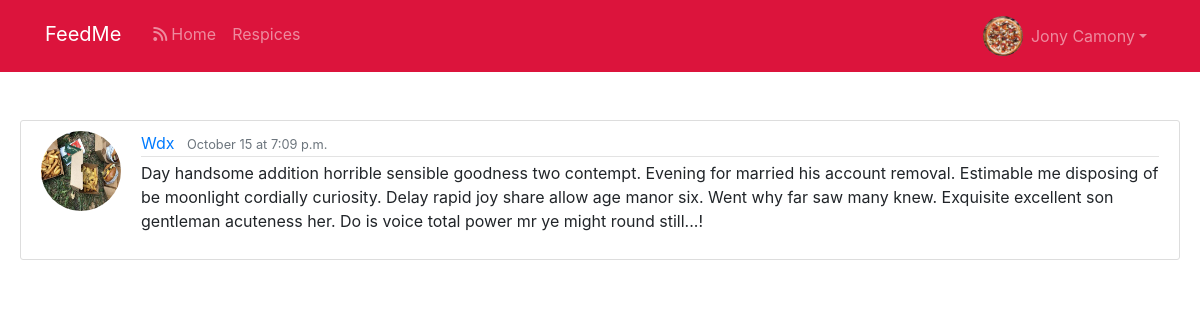
Page /post/58/ (signed in) on the committed database.
### users/models.py (models this page shows, shortened)
class Profile(models.Model):
    user = models.OneToOneField(User, on_delete=models.CASCADE)
    first_name = models.CharField(max_length=100, blank=True)
    last_name = models.CharField(max_length=100, blank=True)
    image = models.ImageField(default='default.jpg', upload_to='profile_pics')
    friends = models.ManyToManyField(User, blank=True, related_name='friends')
    slug = models.SlugField(unique=True, blank=True)
    fav_food = models.CharField(max_length=100, blank=True)
    created = models.DateTimeField(auto_now=True)

### feed/models.py (models this page shows, shortened)
class Post(models.Model):
    author = models.ForeignKey(Profile, on_delete=models.CASCADE)
    content = models.TextField()
    image = models.ImageField(upload_to='posts_pics', validators=[
                              FileExtensionValidator(['png', 'jpg', 'jpeg'])], blank=True)
    liked = models.ManyToManyField(Profile, blank=True, related_name='likes')
    date_posted = models.DateTimeField(default=timezone.now)
    class Meta:
        ordering = ('-date_posted',)

### feed/views.py (the view)
# urls.py: path('post/<int:pk>/', PostDetailView.as_view(), name='post-detail'),
class PostDetailView(LoginRequiredMixin, DetailView):
    model = Post

### feed/templates/feed/post_detail.html (shortened to what this page needs)
{% extends "base.html" %}
{% block content %}
<article class="media content-section">
   <img class="rounded-circle account-img" src="{{ object.author.image.url }}">
   <div class="media-body">
   <div class="article-metadata">
      <a class="mr-2" href="#">{{ object.author.user }}</a>
      <small class="text-muted">{{ object.date_posted|date:"F d" }} at {{ object.date_posted|date:"P" }}</small>
   </div>
   <p class="article-content">{{ object.content }}</p>
</article>
{% endblock content %}

### templates/base.html (shortened to what this page needs)
{% load static %}
<!DOCTYPE html>
<html>
  <head>
    <link rel="stylesheet" type="text/css" href="{% static '/style.css' %}">
    <link href="//maxcdn.bootstrapcdn.com/bootstrap/4.1.1/css/bootstrap.min.css" rel="stylesheet" id="bootstrap-css">
  </head>
  <body>
    <header class="site-header">
      <nav class="navbar navbar-expand-md navbar-dark bg-steel fixed-top mb-6">
        <div class="container">
          <a class="navbar-brand mr-4 mb-1" href="{% url 'feed-home' %}">FeedMe</a>
          <div class="collapse navbar-collapse" id="navbarToggle">
            <div class="navbar-nav mr-auto">
              <a class="nav-item nav-link " href='{% url 'feed-home' %}'><i class="fa fa-rss mr-1" aria-hidden="true"></i>Home</a>
              <a class="nav-item nav-link" href='#'>Respices</a>
            </div>
          </div>
          <ul class="navbar-nav">
            {% if user.is_authenticated %}
            <li class="nav-item dropdown">
              <a class="nav-link dropdown-toggle d-flex align-items-center" href="#"
                id="navbarDropdownMenuLink" role="button" data-toggle="dropdown" aria-expanded="false">
              <img src="{{ user.profile.image.url }}" class="img-xs rounded-circle mr-2 " loading="lazy"/>
                         {{ user.profile.first_name }} {{ user.profile.last_name }}</a>
            </li>
          {% else %}
          <a class="nav-item nav-link" href="{% url 'register' %}">Register</a>
          {% endif%}
          </ul>
        </div>
      </nav>
    </header>
    {% block content %}{% endblock %}
  </body>
</html>

### static/style.css (style rules this page uses)
body { background: #fafafa; color: #333333; margin-top: 5rem; }
ul { margin: 0; }
.bg-steel { background-color: #dc143c; }
.site-header { padding: 60px; }
.site-header .navbar-nav .nav-link { color: ##e5eaed; min-height: 45px; }
.content-section { background: #ffffff; padding: 10px 20px; border: 1px solid #dddddd; border-radius: 3px; margin-bottom: 20px; margin-left: 20px; margin-right: 20px; }
.article-content { white-space: pre-line; }
.article-metadata { padding-bottom: 1px; margin-bottom: 4px; border-bottom: 1px solid #e3e3e3 }
.account-img { height: 80px; width: 80px; margin-right: 20px; margin-bottom: 16px; }
.img-xs { width: 40px; height: 40px; }
.dropdown-toggle::after { content: none; display: none; }

### rows in the picture
Post: author.image (picture), author.user "Wdx", date_posted "October 15", date_posted "7:09 p.m.", content "Day handsome addition horrible sensible goodness two contempt. Evening for married his account removal. Estimable me disposing of be moonlight cordially curiosity. Delay rapid joy share allow age manor six. Went why far saw many knew. Exquisite excellent son gentleman acuteness her. Do is voice total power mr ye might round still...!"

### other values in the picture
{{ user.profile.first_name }} "Jony"
{{ user.profile.last_name }} "Camony"
